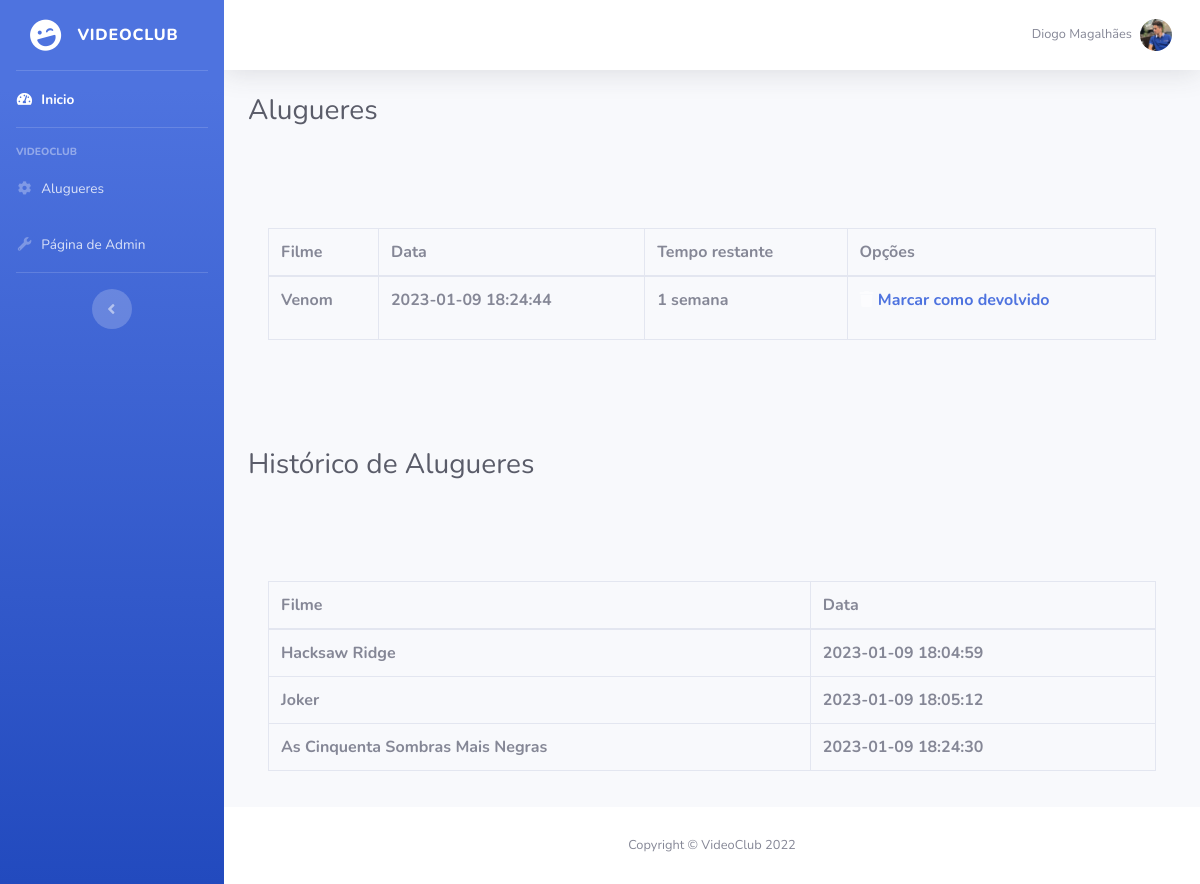
Page /pages/alugueres.php (signed in) on the committed database.
### tables this page shows
CREATE TABLE `user` (
  `id` int(11) NOT NULL,
  `name` varchar(255) NOT NULL,
  `profilePic` varchar(255) DEFAULT NULL,
  `age` int(100) NOT NULL,
  `email` varchar(255) NOT NULL,
  `password` varchar(255) NOT NULL,
  `nTel` int(10) NOT NULL,
  `address` varchar(255) NOT NULL,
  `role` text NOT NULL,
  `active` tinyint(1) NOT NULL
);

CREATE TABLE `movie` (
  `id` int(11) NOT NULL,
  `title` varchar(255) NOT NULL,
  `image` varchar(255) NOT NULL,
  `description` varchar(1000) NOT NULL,
  `releaseDate` varchar(25) NOT NULL,
  `rating` varchar(10) NOT NULL,
  `cast` varchar(1000) NOT NULL,
  `producer` varchar(255) NOT NULL,
  `genres` varchar(255) NOT NULL,
  `rented` tinyint(1) NOT NULL
);

CREATE TABLE `aluguer` (
  `id` int(11) NOT NULL,
  `movieId` int(11) NOT NULL,
  `userId` int(11) NOT NULL,
  `date` timestamp NOT NULL DEFAULT CURRENT_TIMESTAMP ON UPDATE CURRENT_TIMESTAMP,
  `active` tinyint(1) NOT NULL
);

### pages/alugueres.php (the view, shortened to what this page needs)
<?php
$sname = 'localhost';
$unmae = 'root';
$password = 'root';
$db_name = 'videoclub';
$conn = mysqli_connect($sname, $unmae, $password, $db_name);
if (
    isset($_SESSION['id']) &&
    isset($_SESSION['name']) &&
    isset($_SESSION['email']) &&
    isset($_SESSION['age']) &&
    isset($_SESSION['role']) &&
    isset($_SESSION['nTel'])
) {
    $id = $_SESSION['id'];
    $usersSQL = "SELECT * FROM user WHERE id = '$id'";
    $userResult = $conn->query($usersSQL);
    $rentSQL = "SELECT * FROM aluguer WHERE userId = '$id' AND active = 0";
    $rentResult = $conn->query($rentSQL);
    $rentHistorySQL = "SELECT * FROM aluguer WHERE userId = '$id' AND active = 1";
    $rentHistoryResult = $conn->query($rentHistorySQL);
    ?>
    <html>
    <head>
        <link href="../vendor/fontawesome-free/css/all.min.css" rel="stylesheet" type="text/css">
        <link href="../css/styles.css" rel="stylesheet">
        <link href="../css/sb-admin-2.min.css" rel="stylesheet">
    </head>
    <body id="page-top">
    <div id="wrapper">
        <ul class="navbar-nav bg-gradient-primary sidebar sidebar-dark accordion" id="accordionSidebar">
            <a class="sidebar-brand d-flex align-items-center justify-content-center" href="../indexlogged.php">
                <div class="sidebar-brand-icon rotate-n-15">
                    <i class="fas fa-laugh-wink"></i>
                </div>
                <div class="sidebar-brand-text mx-3">VideoClub</div>
            </a>
            <hr class="sidebar-divider my-0">
            <li class="nav-item active">
                <a class="nav-link" href="../indexlogged.php">
                    <i class="fas fa-fw fa-tachometer-alt"></i>
                    <span>Inicio</span></a>
            </li>
            <hr class="sidebar-divider">
            <div class="sidebar-heading">
                VideoClub
            </div>
            <li class="nav-item">
                <a class="nav-link collapsed" href="#" aria-expanded="true" aria-controls="collapseTwo">
                    <i class="fas fa-fw fa-cog"></i>
                    <span>Alugueres</span>
                </a>
            </li>
            <?php if ($_SESSION['role'] == 'Owner') { ?>
                <li class="nav-item">
                    <a class="nav-link collapsed" href="../indexadmin.php" aria-expanded="true" aria-controls="collapseUtilities">
                        <i class="fas fa-fw fa-wrench"></i>
                        <span>Página de Admin</span>
                    </a>
                </li>
                <?php } ?>
            <hr class="sidebar-divider">
            <div class="text-center d-none d-md-inline">
                <button class="rounded-circle border-0" id="sidebarToggle"></button>
            </div>
        </ul>
        <div id="content-wrapper" class="d-flex flex-column">
            <div id="content">
                <nav class="navbar navbar-expand navbar-light bg-white topbar mb-4 static-top shadow">
                    <ul class="navbar-nav ml-auto">
                        <li class="nav-item dropdown no-arrow">
                            <a class="nav-link dropdown-toggle" href="#" id="userDropdown" role="button"
                               data-toggle="dropdown" aria-haspopup="true" aria-expanded="false">
                                <span class="mr-2 d-none d-lg-inline text-gray-600 small"><?php echo $_SESSION[
                                    'name'
                                ]; ?></span>
                                <?php if (mysqli_num_rows($userResult) > 0) {
                                    foreach ($userResult as $row) {
                                        if (empty($row['profilePic'])) { ?>
                                            <img class="img-profile rounded-circle"
                                                 src="../img/undraw_profile.svg">
                                            <?php } else { ?>
                                            <img class="img-profile rounded-circle"
                                                 src="../userImages/<?= $row[
                                                     'profilePic'
                                                 ] ?>">
                                            <?php }
                                    }
                                } ?>
                            </a>
                        </li>
                    </ul>
                </nav>
                <div class="container-fluid">
                    <h1 class="h3 mb-2 text-gray-800">Alugueres</h1>
                    <br />
                    <br /> <br />
                    <div class="card-body">
                        <div class="table-responsive">
                            <table class="table table-bordered" id="dataTable" width="100%" cellspacing="0">
                                <thead>
                                <tr>
                                    <th>Filme</th>
                                    <th>Data</th>
                                    <th>Tempo restante</th>
                                    <th>Opções</th>
                                </tr>
                                </thead>
                                <tbody>
                    <?php if (mysqli_num_rows($rentResult) > 0) {
                        foreach ($rentResult as $row) {
                            $movieId = $row['movieId'];
                            $movieSQL = "SELECT * FROM movie WHERE id = '$movieId'";
                            $movieResult = $conn->query($movieSQL);
                            if (mysqli_num_rows($movieResult) > 0) {
                                foreach ($movieResult as $row2) { ?>
                                    <tr>
                                    <th><?= $row2['title'] ?></th>
                                    <th><?= $row['date'] ?></th>
                                    <th>1 semana</th>
                                    <th><form method="post">
                                            <a href="../processes/deliver.php?id=<?php echo $row[
                                                'id'
                                            ]; ?>">
                                                                    <span class="icon text-white-50">
                                                                        <i class="fas fa-trash"></i>
                                                                    </span>
                                                <span class="text">Marcar como devolvido</span>
                                            </a>
                                        </form></th>
                                    </tr>
                            <?php }
                            }
                        }
                    } ?>
                                </tbody>
                            </table>
                        </div>
                    </div>
                <br />
                <br /><br />
                    <h1 class="h3 mb-2 text-gray-800">Histórico de Alugueres</h1>
                    <br />
                    <br /> <br />
                    <div class="card-body">
                        <div class="table-responsive">
                            <table class="table table-bordered" id="dataTable" width="100%" cellspacing="0">
                                <thead>
                                <tr>
                                    <th>Filme</th>
                                    <th>Data</th>
                                </tr>
                                </thead>
                                <tbody>
                                <?php if (mysqli_num_rows($rentHistoryResult) > 0) {
                                    foreach ($rentHistoryResult as $row) {
                                        $movieId = $row['movieId'];
                                        $movieSQL = "SELECT * FROM movie WHERE id = '$movieId'";
                                        $movieResult = $conn->query($movieSQL);
                                        if (mysqli_num_rows($movieResult) > 0) {
                                            foreach ($movieResult as $row2) { ?>
                                                <tr>
                                                    <th><?= $row2['title'] ?></th>
                                                    <th><?= $row['date'] ?></th>
                                                </tr>
                                            <?php }
                                        }
                                    }
                                } ?>
                                </tbody>
                            </table>
                        </div>
                    </div>
        </div>
            </div>
            <footer class="sticky-footer bg-white">
                <div class="container my-auto">
                    <div class="copyright text-center my-auto">
                        <span>Copyright &copy; VideoClub 2022</span>
                    </div>
                </div>
            </footer>
        </div>
    </div>
    </body>
    </html>
    <?php
} else {
    header('Location: login.php');
    exit();
}
?>

### rows in the picture
user: profilePic (picture)
aluguer: date "2023-01-09 18:24:44"
movie: title "Venom"
aluguer: date "2023-01-09 18:04:59"
movie: title "Hacksaw Ridge"
aluguer: date "2023-01-09 18:05:12"
movie: title "Joker"
aluguer: date "2023-01-09 18:24:30"
movie: title "As Cinquenta Sombras Mais Negras"
